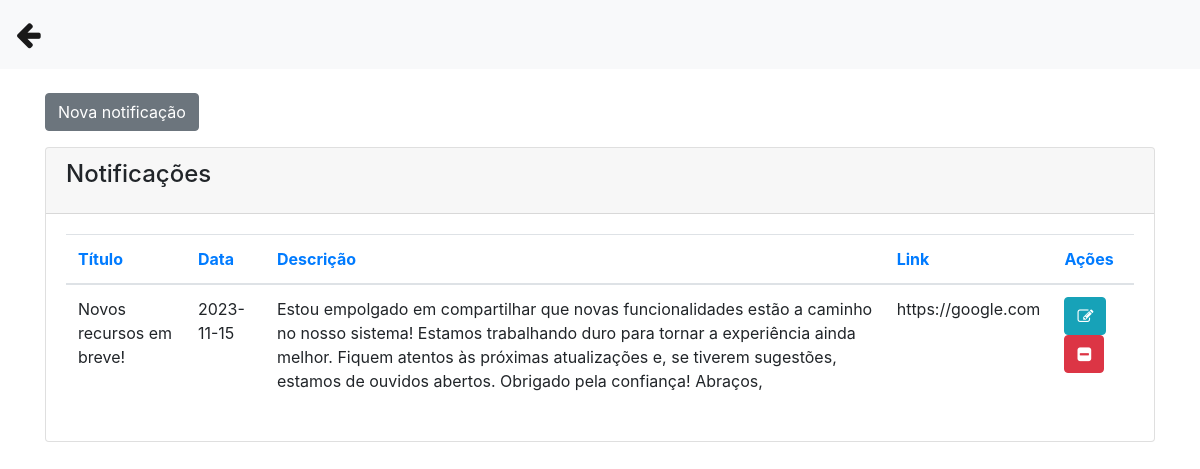
Before: /novanotificacao.php (signed in) with the older database file.
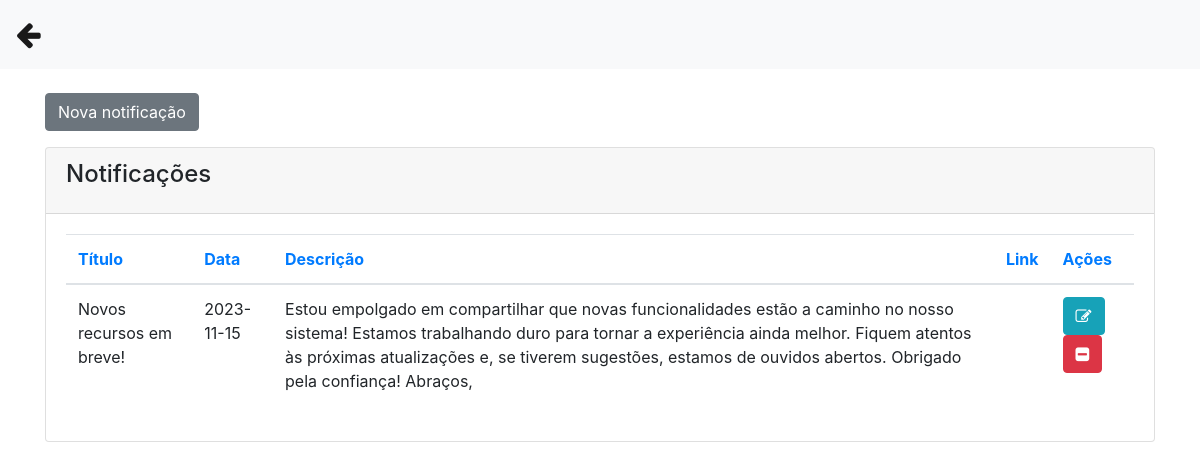
After: the same page with the newer database file.
### tables this page shows
CREATE TABLE `notificacoes` (
  `id` int(11) NOT NULL,
  `titulo` varchar(255) NOT NULL,
  `data_publicacao` date NOT NULL,
  `descricao` text NOT NULL,
  `link` varchar(255) DEFAULT NULL,
  `icon` varchar(50) DEFAULT NULL,
  `lida` varchar(10) NOT NULL COMMENT '1 = nao aparece o alerta de nova notificacao'
);

### novanotificacao.php (the view, shortened to what this page needs)
<?php
include('conexao.php');
?>
<!DOCTYPE html>
<html>
<head>
  <link rel="stylesheet" href="https://stackpath.bootstrapcdn.com/bootstrap/4.1.3/css/bootstrap.min.css">
  <link rel="stylesheet" href="https://cdnjs.cloudflare.com/ajax/libs/font-awesome/4.7.0/css/font-awesome.min.css">
</head>
<body>
  <nav class="navbar navbar-expand-lg navbar-light bg-light">
    <a class="navbar-brand" href="painel_funcionario.php"><big><big><i class="fa fa-arrow-left"></i></big></big></a>
  </nav>
  <div class="container">
    <br>
    <div class="row">
      <div class="col-sm-12">
        <div class="container">
          <div class="row">
            <button type="button" class="btn btn-secondary mb-3" data-toggle="modal" data-target="#modalExemplo">Nova notificação </button>
          </div>
        </div>
        <div class="content">
          <div class="row">
            <div class="col-md-12">
              <div class="card">
                <div class="card-header">
                  <h4 class="card-title">Notificações</h4>
                </div>
                <div class="card-body">
                  <div class="table-responsive">
                    <?php
                    if (isset($_GET['buttonPesquisar']) and $_GET['txtpesquisar'] != '') {
                      $nome = $_GET['txtpesquisar'] . '%';
                      $query = "select * from usuarios where nome LIKE '$nome'  order by nome asc";
                    }
                    else {
                      $query = "select * from notificacoes order by id desc";
                    }
                    $result = mysqli_query($conexao, $query);
                    $row = mysqli_num_rows($result);
                    if ($row == '') {
                      echo "<h3> Não existem dados cadastrados no banco </h3>";
                    } else {
                    ?>
                      <table class="table">
                        <thead class=" text-primary">
                          <th>
                            Título
                          </th>
                          <th>
                            Data
                          </th>
                          <th>
                            Descrição
                          </th>
                          <th>
                            Link
                          </th>
                          <th>
                            Ações
                          </th>
                        </thead>
                        <tbody>
                          <?php
                          while ($res_1 = mysqli_fetch_array($result)) {
                            $titulo = $res_1["titulo"];
                            $data_publicacao = $res_1["data_publicacao"];
                            $descricao = $res_1["descricao"];
                            $link = $res_1["link"];
                            $id = $res_1["id"];
                          ?>
                            <tr>
                              <td><?php echo $titulo; ?></td>
                              <td><?php echo $data_publicacao; ?></td>
                              <td><?php echo $descricao; ?></td>
                              <td><?php echo  $link; ?></td>
                              <td>
                                <a class="btn btn-info" href="novanotificacao.php?func=edita&id=<?php echo $id; ?>"><i class="fa fa-pencil-square-o"></i></a>
                                <a class="btn btn-danger" href="novanotificacao.php?func=deleta&id=<?php echo $id; ?>"><i class="fa fa-minus-square"></i></a>
                              </td>
                            </tr>
                          <?php
                          }
                          ?>
                        </tbody>
                      </table>
                    <?php
                    }
                    ?>
                  </div>
                </div>
              </div>
            </div>
          </div>
</body>
</html>

Changed rows visible on the page:
changed notificacoes "Novos recursos em breve!": link "https://google.com" → (not shown)
